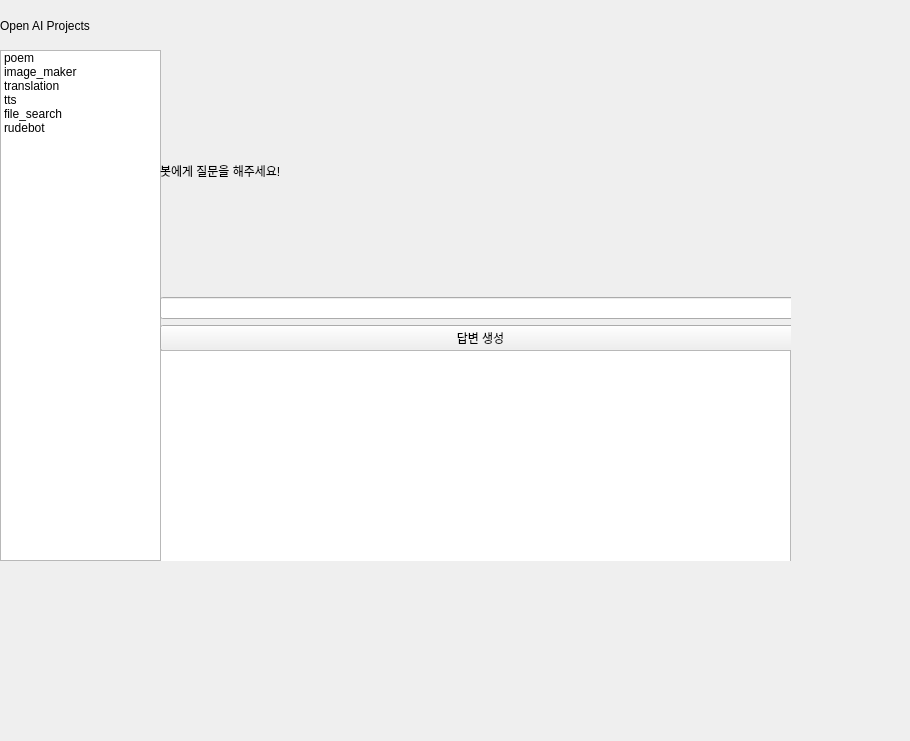
<?xml version="1.0" encoding="UTF-8"?>
<ui version="4.0">
 <class>MainWindow</class>
 <widget class="QMainWindow" name="MainWindow">
  <property name="geometry">
   <rect>
    <x>0</x>
    <y>0</y>
    <width>910</width>
    <height>741</height>
   </rect>
  </property>
  <property name="windowTitle">
   <string>MainWindow</string>
  </property>
  <widget class="QWidget" name="centralwidget">
   <widget class="QWidget" name="horizontalLayoutWidget">
    <property name="geometry">
     <rect>
      <x>0</x>
      <y>50</y>
      <width>161</width>
      <height>511</height>
     </rect>
    </property>
    <layout class="QHBoxLayout" name="horizontalLayout">
     <item>
      <widget class="QListWidget" name="menu_list">
       <item>
        <property name="text">
         <string>poem</string>
        </property>
       </item>
       <item>
        <property name="text">
         <string>image_maker</string>
        </property>
       </item>
       <item>
        <property name="text">
         <string>translation</string>
        </property>
       </item>
       <item>
        <property name="text">
         <string>tts</string>
        </property>
       </item>
       <item>
        <property name="text">
         <string>file_search</string>
        </property>
       </item>
       <item>
        <property name="text">
         <string>rudebot</string>
        </property>
       </item>
      </widget>
     </item>
    </layout>
   </widget>
   <widget class="QStackedWidget" name="stackedWidget">
    <property name="geometry">
     <rect>
      <x>160</x>
      <y>50</y>
      <width>631</width>
      <height>511</height>
     </rect>
    </property>
    <property name="currentIndex">
     <number>5</number>
    </property>
    <widget class="QWidget" name="page">
     <widget class="QWidget" name="verticalLayoutWidget_2">
      <property name="geometry">
       <rect>
        <x>0</x>
        <y>0</y>
        <width>641</width>
        <height>151</height>
       </rect>
      </property>
      <layout class="QVBoxLayout" name="verticalLayout_3">
       <item>
        <widget class="QLabel" name="label">
         <property name="text">
          <string>시 주제를 입력하세요</string>
         </property>
        </widget>
       </item>
       <item>
        <widget class="QLineEdit" name="poem_topic_input">
         <property name="text">
          <string/>
         </property>
        </widget>
       </item>
       <item>
        <widget class="QPushButton" name="poem_generate_btn">
         <property name="text">
          <string>시 생성</string>
         </property>
        </widget>
       </item>
      </layout>
     </widget>
     <widget class="QTextBrowser" name="poem_result_view">
      <property name="geometry">
       <rect>
        <x>0</x>
        <y>150</y>
        <width>631</width>
        <height>361</height>
       </rect>
      </property>
     </widget>
    </widget>
    <widget class="QWidget" name="page_2">
     <widget class="QWidget" name="verticalLayoutWidget_4">
      <property name="geometry">
       <rect>
        <x>0</x>
        <y>0</y>
        <width>641</width>
        <height>151</height>
       </rect>
      </property>
      <layout class="QVBoxLayout" name="verticalLayout_5">
       <item>
        <widget class="QLabel" name="label_2">
         <property name="text">
          <string>생성할 그림을 설명해주세요</string>
         </property>
        </widget>
       </item>
       <item>
        <widget class="QLineEdit" name="image_prompt_input"/>
       </item>
       <item>
        <widget class="QPushButton" name="image_generate_btn">
         <property name="text">
          <string>그림 생성</string>
         </property>
        </widget>
       </item>
      </layout>
     </widget>
     <widget class="QLabel" name="image_display_label">
      <property name="geometry">
       <rect>
        <x>0</x>
        <y>150</y>
        <width>639</width>
        <height>361</height>
       </rect>
      </property>
      <property name="text">
       <string/>
      </property>
      <property name="scaledContents">
       <bool>true</bool>
      </property>
     </widget>
    </widget>
    <widget class="QWidget" name="page_3">
     <widget class="QWidget" name="verticalLayoutWidget_3">
      <property name="geometry">
       <rect>
        <x>0</x>
        <y>0</y>
        <width>641</width>
        <height>151</height>
       </rect>
      </property>
      <layout class="QVBoxLayout" name="verticalLayout_4">
       <item>
        <widget class="QTextEdit" name="translate_source_input"/>
       </item>
       <item>
        <widget class="QPushButton" name="translate_btn">
         <property name="text">
          <string>번역 실행</string>
         </property>
        </widget>
       </item>
      </layout>
     </widget>
     <widget class="QTextEdit" name="translate_result_view">
      <property name="geometry">
       <rect>
        <x>0</x>
        <y>150</y>
        <width>631</width>
        <height>361</height>
       </rect>
      </property>
     </widget>
    </widget>
    <widget class="QWidget" name="page_4">
     <widget class="QWidget" name="verticalLayoutWidget_5">
      <property name="geometry">
       <rect>
        <x>0</x>
        <y>0</y>
        <width>641</width>
        <height>301</height>
       </rect>
      </property>
      <layout class="QVBoxLayout" name="verticalLayout_6">
       <item>
        <widget class="QLabel" name="label_4">
         <property name="text">
          <string>오디오 파일의 경로를 입력하세요. </string>
         </property>
        </widget>
       </item>
       <item>
        <widget class="QLineEdit" name="audio_source_input">
         <property name="text">
          <string>오디오 경로를 입력하세요</string>
         </property>
        </widget>
       </item>
       <item>
        <widget class="QPushButton" name="audio_note_btn">
         <property name="text">
          <string>오디오 회의 요약 노트 생성</string>
         </property>
        </widget>
       </item>
      </layout>
     </widget>
    </widget>
    <widget class="QWidget" name="page_5">
     <widget class="QWidget" name="verticalLayoutWidget_6">
      <property name="geometry">
       <rect>
        <x>0</x>
        <y>0</y>
        <width>641</width>
        <height>301</height>
       </rect>
      </property>
      <layout class="QVBoxLayout" name="verticalLayout_8">
       <item>
        <widget class="QLabel" name="label_7">
         <property name="text">
          <string>분석할 파일 경로를 입력하고, 파일에 관련된 질문을 작성해주세요.</string>
         </property>
        </widget>
       </item>
       <item>
        <widget class="QLineEdit" name="file_input">
         <property name="text">
          <string>파일 경로를 입력하세요</string>
         </property>
        </widget>
       </item>
       <item>
        <widget class="QLineEdit" name="user_input">
         <property name="text">
          <string>파일 내에 질문사항을 입력해주세요</string>
         </property>
        </widget>
       </item>
       <item>
        <widget class="QPushButton" name="file_btn">
         <property name="text">
          <string>답변 생성</string>
         </property>
        </widget>
       </item>
      </layout>
     </widget>
     <widget class="QTextEdit" name="translate_result_view_2">
      <property name="geometry">
       <rect>
        <x>0</x>
        <y>300</y>
        <width>631</width>
        <height>361</height>
       </rect>
      </property>
     </widget>
    </widget>
    <widget class="QWidget" name="page_6">
     <widget class="QWidget" name="verticalLayoutWidget_7">
      <property name="geometry">
       <rect>
        <x>0</x>
        <y>0</y>
        <width>641</width>
        <height>301</height>
       </rect>
      </property>
      <layout class="QVBoxLayout" name="verticalLayout_9">
       <item>
        <widget class="QLabel" name="label_8">
         <property name="text">
          <string>봇에게 질문을 해주세요!</string>
         </property>
        </widget>
       </item>
       <item>
        <widget class="QLineEdit" name="rudebot_input_2">
         <property name="text">
          <string/>
         </property>
        </widget>
       </item>
       <item>
        <widget class="QPushButton" name="rudebot_btn_2">
         <property name="text">
          <string>답변 생성</string>
         </property>
        </widget>
       </item>
      </layout>
     </widget>
     <widget class="QTextEdit" name="translate_result_view_3">
      <property name="geometry">
       <rect>
        <x>0</x>
        <y>300</y>
        <width>631</width>
        <height>361</height>
       </rect>
      </property>
     </widget>
    </widget>
   </widget>
   <widget class="QWidget" name="verticalLayoutWidget">
    <property name="geometry">
     <rect>
      <x>0</x>
      <y>0</y>
      <width>801</width>
      <height>51</height>
     </rect>
    </property>
    <layout class="QVBoxLayout" name="verticalLayout_2">
     <item>
      <widget class="QLabel" name="label_3">
       <property name="text">
        <string>Open AI Projects</string>
       </property>
      </widget>
     </item>
    </layout>
   </widget>
  </widget>
  <widget class="QMenuBar" name="menubar">
   <property name="geometry">
    <rect>
     <x>0</x>
     <y>0</y>
     <width>910</width>
     <height>33</height>
    </rect>
   </property>
  </widget>
 </widget>
 <resources/>
 <connections/>
</ui>
